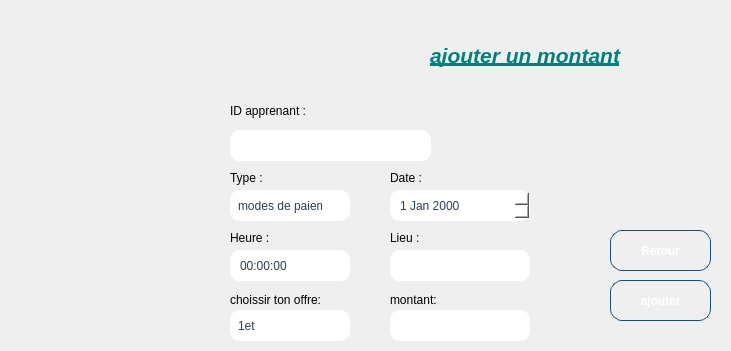
<?xml version="1.0" encoding="UTF-8"?>
<ui version="4.0">
 <class>Dialog</class>
 <widget class="QDialog" name="Dialog">
  <property name="windowTitle">
   <string>Dialog</string>
  </property>
  <widget class="QLabel" name="label_2">
   <property name="geometry">
    <rect>
     <x>230</x>
     <y>170</y>
     <width>49</width>
     <height>16</height>
    </rect>
   </property>
   <property name="text">
    <string>Type :</string>
   </property>
  </widget>
  <widget class="QComboBox" name="Type">
   <property name="geometry">
    <rect>
     <x>230</x>
     <y>190</y>
     <width>120</width>
     <height>31</height>
    </rect>
   </property>
   <property name="styleSheet">
    <string notr="true">QComboBox {
    border: 2px solid qlineargradient(x1:0, y1:0, x2:1, y2:0,
        stop:0 #43cea2, stop:1 #185a9d);
    border-radius: 10px;    /* un peu moins arrondi si tu veux */
    padding: 4px 8px;       /* moins d'espace intérieur */
    background: white;
    color: #2c3e50;
    min-width: 100px;       /* largeur minimale plus petite */
    max-width: 150px;       /* facultatif : limite largeur */
    height: 24px;           /* hauteur plus petite */
}

/* Drop-down (flèche) */
QComboBox::drop-down {
    subcontrol-origin: padding;
    subcontrol-position: top right;
    width: 20px;           /* réduit largeur flèche */
    border: none;
    background: transparent;
}

QComboBox::down-arrow {
    width: 12px;
    height: 12px;
}

/* Hover et focus restent inchangés */
QComboBox:focus {
    border: 2px solid qlineargradient(x1:0, y1:0, x2:1, y2:0,
        stop:0 #ff4b1f, stop:1 #ffc837);
    box-shadow: 0 0 4px rgba(255, 107, 53, 0.6);
}

QComboBox:hover {
    border: 2px solid #43cea2;
    box-shadow: 0 0 4px rgba(67, 206, 162, 0.6);
}

/* Menu déroulant */
QComboBox QAbstractItemView {
    background: white;
    border: 1px solid #43cea2;
    selection-background-color: #43cea2;
    selection-color: white;
}</string>
   </property>
   <item>
    <property name="text">
     <string>modes de paiement</string>
    </property>
   </item>
   <item>
    <property name="text">
     <string>visa</string>
    </property>
   </item>
   <item>
    <property name="text">
     <string>paypal</string>
    </property>
   </item>
   <item>
    <property name="text">
     <string>espéces</string>
    </property>
   </item>
  </widget>
  <widget class="QLineEdit" name="lineEdit_4">
   <property name="geometry">
    <rect>
     <x>390</x>
     <y>310</y>
     <width>140</width>
     <height>31</height>
    </rect>
   </property>
   <property name="styleSheet">
    <string notr="true">QLineEdit {
    border: 2px solid qlineargradient(x1:0, y1:0, x2:1, y2:0,
        stop:0 #43cea2, stop:1 #185a9d);
    border-radius: 10px;
    padding: 4px 8px;
    background: white;
    color: #2c3e50;
    min-width: 120px;
    max-width: 200px;
    height: 24px;
    selection-background-color: #43cea2;
    selection-color: white;
}

/* Focus */
QLineEdit:focus {
    border: 2px solid qlineargradient(x1:0, y1:0, x2:1, y2:0,
        stop:0 #ff4b1f, stop:1 #ffc837);
    box-shadow: 0 0 4px rgba(255, 107, 53, 0.6);
}

/* Hover */
QLineEdit:hover {
    border: 2px solid #43cea2;
    box-shadow: 0 0 4px rgba(67, 206, 162, 0.6);
}

/* Placeholder text */
QLineEdit[placeholderText]:empty {
    color: #95a5a6;  /* gris clair pour le placeholder */
}</string>
   </property>
   <property name="text">
    <string/>
   </property>
  </widget>
  <widget class="QLabel" name="label_10">
   <property name="geometry">
    <rect>
     <x>430</x>
     <y>30</y>
     <width>291</width>
     <height>51</height>
    </rect>
   </property>
   <property name="styleSheet">
    <string notr="true">QPushButton {
    background: qlineargradient(x1: 0, y1: 0, x2: 1, y2: 0, stop: 0 rgba(0, 0, 50, 255), stop: 0.5 rgba(47, 79, 79, 255), stop: 1 rgba(25, 25, 112, 255));
    border: 2px solid rgba(100, 100, 100, 200);
    padding: 5px;
    color: white;
    font-weight: bold;
    border-radius: 5px;
}</string>
   </property>
   <property name="text">
    <string>&lt;!DOCTYPE HTML PUBLIC &quot;-//W3C//DTD HTML 4.0//EN&quot; &quot;http://www.w3.org/TR/REC-html40/strict.dtd&quot;&gt;
&lt;html&gt;&lt;head&gt;&lt;meta name=&quot;qrichtext&quot; content=&quot;1&quot; /&gt;&lt;meta charset=&quot;utf-8&quot; /&gt;&lt;style type=&quot;text/css&quot;&gt;
p, li { white-space: pre-wrap; }
hr { height: 1px; border-width: 0; }
li.unchecked::marker { content: &quot;\2610&quot;; }
li.checked::marker { content: &quot;\2612&quot;; }
&lt;/style&gt;&lt;/head&gt;&lt;body style=&quot; font-family:'Segoe UI'; font-size:9pt; font-weight:400; font-style:normal;&quot;&gt;
&lt;p style=&quot; margin-top:12px; margin-bottom:12px; margin-left:0px; margin-right:0px; -qt-block-indent:0; text-indent:0px;&quot;&gt;&lt;span style=&quot; font-size:16pt; font-weight:700; font-style:italic; text-decoration: underline; color:#037f7b;&quot;&gt;ajouter un montant&lt;/span&gt;&lt;/p&gt;&lt;/body&gt;&lt;/html&gt;</string>
   </property>
  </widget>
  <widget class="QDateEdit" name="Date">
   <property name="geometry">
    <rect>
     <x>390</x>
     <y>190</y>
     <width>140</width>
     <height>31</height>
    </rect>
   </property>
   <property name="styleSheet">
    <string notr="true">QDateEdit {
    border: 2px solid qlineargradient(x1:0, y1:0, x2:1, y2:0,
        stop:0 #43cea2, stop:1 #185a9d);
    border-radius: 10px;
    padding: 4px 8px;
    background: white;
    color: #2c3e50;
    min-width: 120px;
    max-width: 150px;
    height: 24px;
}

/* Bouton pour ouvrir le calendrier */
QDateEdit::drop-down {
    subcontrol-origin: padding;
    subcontrol-position: top right;
    width: 20px;
    border: none;
    background: transparent;
}

/* Flèche du calendrier */
QDateEdit::down-arrow {
    image: url(:/icons/calendar-white.png);
    width: 12px;
    height: 12px;
}

/* Focus */
QDateEdit:focus {
    border: 2px solid qlineargradient(x1:0, y1:0, x2:1, y2:0,
        stop:0 #ff4b1f, stop:1 #ffc837);
    box-shadow: 0 0 4px rgba(255, 107, 53, 0.6);
}

/* Hover */
QDateEdit:hover {
    border: 2px solid #43cea2;
    box-shadow: 0 0 4px rgba(67, 206, 162, 0.6);
}

/* Menu du calendrier */
QCalendarWidget QWidget {
    background-color: white;
}

QCalendarWidget QToolButton {
    background-color: #43cea2;
    color: white;
    border-radius: 4px;
}

QCalendarWidget QSpinBox {
    width: 60px;
}</string>
   </property>
  </widget>
  <widget class="QLabel" name="label_7">
   <property name="geometry">
    <rect>
     <x>390</x>
     <y>290</y>
     <width>91</width>
     <height>20</height>
    </rect>
   </property>
   <property name="text">
    <string>montant:</string>
   </property>
  </widget>
  <widget class="QLabel" name="label_5">
   <property name="geometry">
    <rect>
     <x>390</x>
     <y>230</y>
     <width>49</width>
     <height>16</height>
    </rect>
   </property>
   <property name="text">
    <string>Lieu :</string>
   </property>
  </widget>
  <widget class="QLabel" name="label_3">
   <property name="geometry">
    <rect>
     <x>390</x>
     <y>170</y>
     <width>49</width>
     <height>16</height>
    </rect>
   </property>
   <property name="text">
    <string>Date :</string>
   </property>
  </widget>
  <widget class="QLabel" name="label_4">
   <property name="geometry">
    <rect>
     <x>230</x>
     <y>230</y>
     <width>49</width>
     <height>16</height>
    </rect>
   </property>
   <property name="text">
    <string>Heure :</string>
   </property>
  </widget>
  <widget class="QLineEdit" name="lineEdit_2">
   <property name="geometry">
    <rect>
     <x>390</x>
     <y>250</y>
     <width>140</width>
     <height>31</height>
    </rect>
   </property>
   <property name="styleSheet">
    <string notr="true">QLineEdit {
    border: 2px solid qlineargradient(x1:0, y1:0, x2:1, y2:0,
        stop:0 #43cea2, stop:1 #185a9d);
    border-radius: 10px;
    padding: 4px 8px;
    background: white;
    color: #2c3e50;
    min-width: 120px;
    max-width: 200px;
    height: 24px;
    selection-background-color: #43cea2;
    selection-color: white;
}

/* Focus */
QLineEdit:focus {
    border: 2px solid qlineargradient(x1:0, y1:0, x2:1, y2:0,
        stop:0 #ff4b1f, stop:1 #ffc837);
    box-shadow: 0 0 4px rgba(255, 107, 53, 0.6);
}

/* Hover */
QLineEdit:hover {
    border: 2px solid #43cea2;
    box-shadow: 0 0 4px rgba(67, 206, 162, 0.6);
}

/* Placeholder text */
QLineEdit[placeholderText]:empty {
    color: #95a5a6;  /* gris clair pour le placeholder */
}</string>
   </property>
   <property name="text">
    <string/>
   </property>
  </widget>
  <widget class="QPushButton" name="Retour">
   <property name="geometry">
    <rect>
     <x>610</x>
     <y>230</y>
     <width>101</width>
     <height>41</height>
    </rect>
   </property>
   <property name="styleSheet">
    <string notr="true">QPushButton {
    background: qlineargradient(x1:0, y1:0, x2:1, y2:0,
        stop:0 #43cea2,
        stop:1 #185a9d
    );
    color: white;
    border-radius: 12px;
    padding: 10px 22px;
    font-weight: bold;
    border: 1px solid #144d7e;
}

/* Hover : dégradé de rouges uniquement */
QPushButton:hover {
    background: qlineargradient(x1:0, y1:0, x2:1, y2:0,
        stop:0 #ff0000,   /* rouge vif */
        stop:0.5 #cc0000, /* rouge moyen */
        stop:1 #990000    /* rouge foncé */
    );
    border: 1px solid #800000; /* bordure assortie au dégradé */
    color: white;               /* texte reste blanc */
}</string>
   </property>
   <property name="text">
    <string>Retour</string>
   </property>
  </widget>
  <widget class="QLabel" name="label_8">
   <property name="geometry">
    <rect>
     <x>10</x>
     <y>10</y>
     <width>171</width>
     <height>101</height>
    </rect>
   </property>
   <property name="text">
    <string/>
   </property>
   <property name="pixmap">
    <pixmap resource="logo.qrc">:/Downloads/554337631_1437269814008871_8043664467412301076_n.png</pixmap>
   </property>
   <property name="scaledContents">
    <bool>true</bool>
   </property>
  </widget>
  <widget class="QLabel" name="label_6">
   <property name="geometry">
    <rect>
     <x>230</x>
     <y>290</y>
     <width>151</width>
     <height>20</height>
    </rect>
   </property>
   <property name="text">
    <string>choissir ton offre:</string>
   </property>
  </widget>
  <widget class="QComboBox" name="comboBox_4">
   <property name="geometry">
    <rect>
     <x>230</x>
     <y>310</y>
     <width>120</width>
     <height>31</height>
    </rect>
   </property>
   <property name="styleSheet">
    <string notr="true">QComboBox {
    border: 2px solid qlineargradient(x1:0, y1:0, x2:1, y2:0,
        stop:0 #43cea2, stop:1 #185a9d);
    border-radius: 10px;    /* un peu moins arrondi si tu veux */
    padding: 4px 8px;       /* moins d'espace intérieur */
    background: white;
    color: #2c3e50;
    min-width: 100px;       /* largeur minimale plus petite */
    max-width: 150px;       /* facultatif : limite largeur */
    height: 24px;           /* hauteur plus petite */
}

/* Drop-down (flèche) */
QComboBox::drop-down {
    subcontrol-origin: padding;
    subcontrol-position: top right;
    width: 20px;           /* réduit largeur flèche */
    border: none;
    background: transparent;
}

QComboBox::down-arrow {
    width: 12px;
    height: 12px;
}

/* Hover et focus restent inchangés */
QComboBox:focus {
    border: 2px solid qlineargradient(x1:0, y1:0, x2:1, y2:0,
        stop:0 #ff4b1f, stop:1 #ffc837);
    box-shadow: 0 0 4px rgba(255, 107, 53, 0.6);
}

QComboBox:hover {
    border: 2px solid #43cea2;
    box-shadow: 0 0 4px rgba(67, 206, 162, 0.6);
}

/* Menu déroulant */
QComboBox QAbstractItemView {
    background: white;
    border: 1px solid #43cea2;
    selection-background-color: #43cea2;
    selection-color: white;
}</string>
   </property>
   <item>
    <property name="text">
     <string>1et</string>
    </property>
   </item>
   <item>
    <property name="text">
     <string>2et</string>
    </property>
   </item>
  </widget>
  <widget class="QLineEdit" name="ID">
   <property name="geometry">
    <rect>
     <x>230</x>
     <y>130</y>
     <width>201</width>
     <height>31</height>
    </rect>
   </property>
   <property name="styleSheet">
    <string notr="true">QLineEdit {
    border: 2px solid qlineargradient(x1:0, y1:0, x2:1, y2:0,
        stop:0 #43cea2, stop:1 #185a9d);
    border-radius: 10px;
    padding: 4px 8px;
    background: white;
    color: #2c3e50;
    min-width: 120px;
    max-width: 200px;
    height: 24px;
    selection-background-color: #43cea2;
    selection-color: white;
}

/* Focus */
QLineEdit:focus {
    border: 2px solid qlineargradient(x1:0, y1:0, x2:1, y2:0,
        stop:0 #ff4b1f, stop:1 #ffc837);
    box-shadow: 0 0 4px rgba(255, 107, 53, 0.6);
}

/* Hover */
QLineEdit:hover {
    border: 2px solid #43cea2;
    box-shadow: 0 0 4px rgba(67, 206, 162, 0.6);
}

/* Placeholder text */
QLineEdit[placeholderText]:empty {
    color: #95a5a6;  /* gris clair pour le placeholder */
}</string>
   </property>
  </widget>
  <widget class="QTimeEdit" name="timeEdit">
   <property name="geometry">
    <rect>
     <x>230</x>
     <y>250</y>
     <width>120</width>
     <height>31</height>
    </rect>
   </property>
   <property name="styleSheet">
    <string notr="true">QTimeEdit {
    border: 2px solid qlineargradient(x1:0, y1:0, x2:1, y2:0,
        stop:0 #43cea2, stop:1 #185a9d);
    border-radius: 10px;
    padding: 4px 8px;
    background: white;
    color: #2c3e50;
    min-width: 100px;
    max-width: 150px;
    height: 24px;
    selection-background-color: #43cea2; /* couleur quand on sélectionne une partie de l'heure */
    selection-color: white;
}

/* Boutons d’incrémentation/décrémentation */
QTimeEdit::up-button {
    subcontrol-origin: border;
    subcontrol-position: top right;
    width: 16px;
    border: none;
    background: transparent;
}

QTimeEdit::down-button {
    subcontrol-origin: border;
    subcontrol-position: bottom right;
    width: 16px;
    border: none;
    background: transparent;
}

QTimeEdit::up-arrow, QTimeEdit::down-arrow {
    width: 10px;
    height: 10px;
}

/* Focus */
QTimeEdit:focus {
    border: 2px solid qlineargradient(x1:0, y1:0, x2:1, y2:0,
        stop:0 #ff4b1f, stop:1 #ffc837);
    /* ⚠️ box-shadow n’est pas supporté par Qt StyleSheets */
}

/* Hover */
QTimeEdit:hover {
    border: 2px solid #43cea2;
}</string>
   </property>
  </widget>
  <widget class="QLabel" name="label">
   <property name="geometry">
    <rect>
     <x>230</x>
     <y>100</y>
     <width>101</width>
     <height>21</height>
    </rect>
   </property>
   <property name="text">
    <string>ID apprenant :</string>
   </property>
  </widget>
  <widget class="QPushButton" name="Retour_2">
   <property name="geometry">
    <rect>
     <x>610</x>
     <y>280</y>
     <width>101</width>
     <height>41</height>
    </rect>
   </property>
   <property name="styleSheet">
    <string notr="true">QPushButton {
    background: qlineargradient(x1:0, y1:0, x2:1, y2:0,
        stop:0 #43cea2,
        stop:1 #185a9d
    );
    color: white;
    border-radius: 12px;
    padding: 10px 22px;
    font-weight: bold;
    border: 1px solid #144d7e;
}

/* Hover : dégradé de rouges uniquement */
QPushButton:hover {
    background: qlineargradient(x1:0, y1:0, x2:1, y2:0,
        stop:0 #ff0000,   /* rouge vif */
        stop:0.5 #cc0000, /* rouge moyen */
        stop:1 #990000    /* rouge foncé */
    );
    border: 1px solid #800000; /* bordure assortie au dégradé */
    color: white;               /* texte reste blanc */
}</string>
   </property>
   <property name="text">
    <string>ajouter</string>
   </property>
  </widget>
 </widget>
 <resources>
  <include location="logo.qrc"/>
 </resources>
 <connections/>
</ui>
